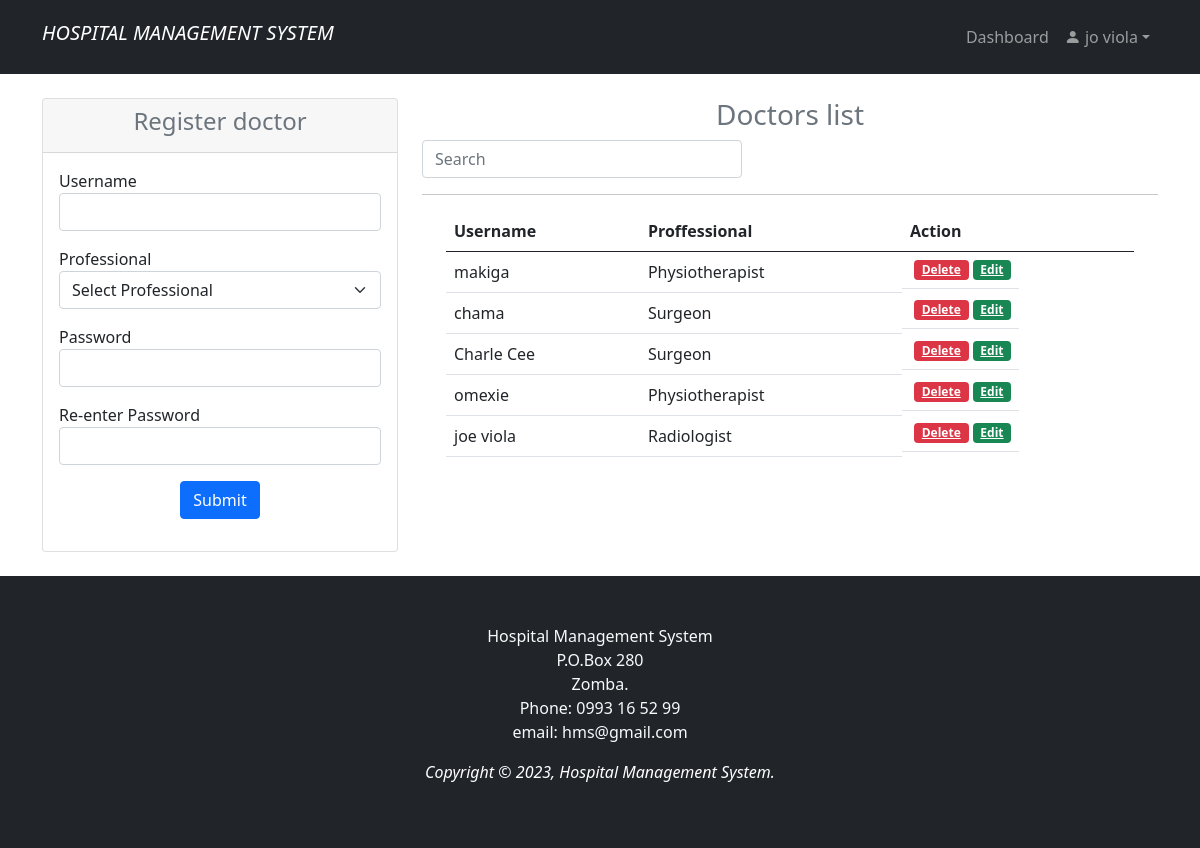
/doctor_reg.php (signed in), run on an earlier commit of the app's database.
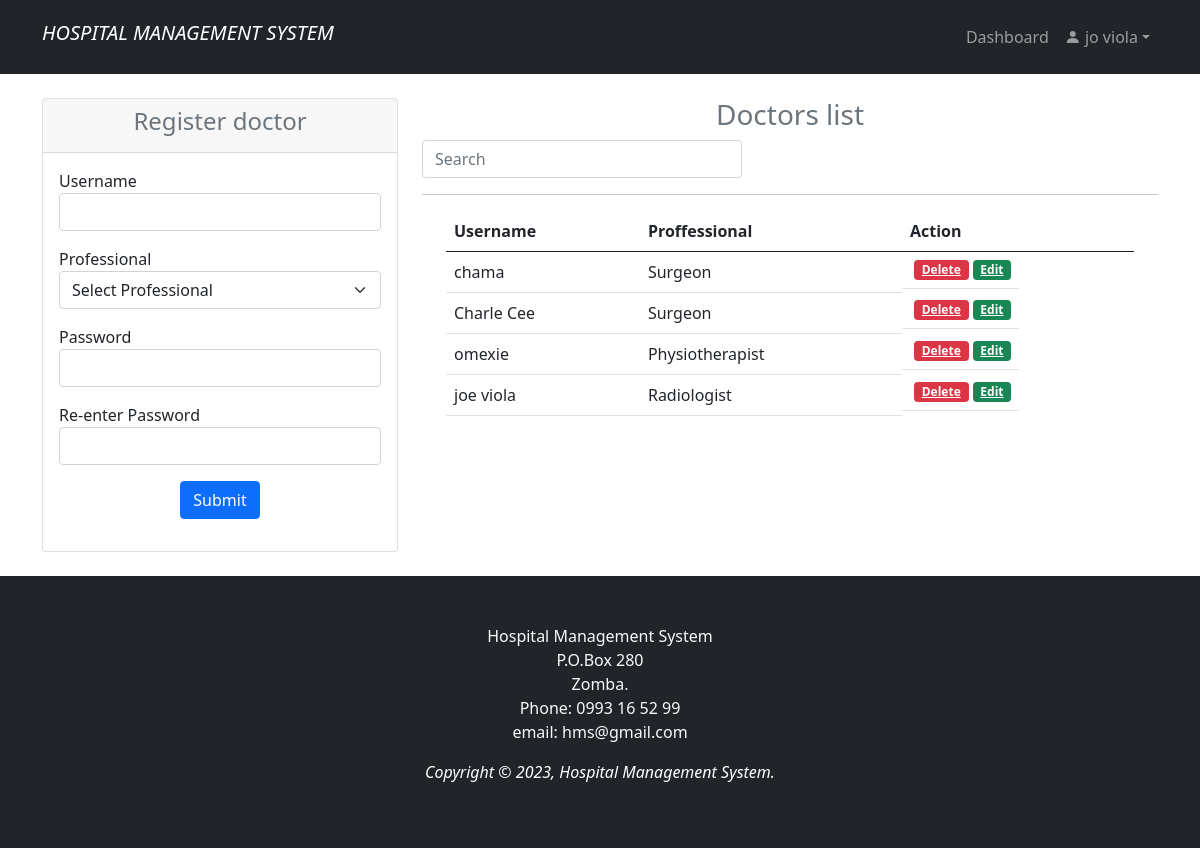
And on a later commit of the database.
### tables this page shows
CREATE TABLE `doctor` (
  `id` int(11) NOT NULL,
  `uname` varchar(100) NOT NULL,
  `prof` varchar(100) NOT NULL,
  `pwd` varchar(100) NOT NULL
);

### doctor_reg.php (the view, shortened to what the changed rows need)
<?php
    include 'doctor_regdb.php';
    if (isset($_SESSION['id']) && isset($_SESSION['uname'])){
?>
<!doctype html>
<html lang="en">
    <head>
        <link rel="stylesheet" href="https://cdn.jsdelivr.net/npm/bootstrap-icons@1.3.0/font/bootstrap-icons.css">
        <link rel="stylesheet" href="style.css"/>
        <link rel="stylesheet" href="bootstrap-5.0.0/css/bootstrap.min.css"/>
    </head>
    <body>
     <?php
            include "anavbar.php";
        ?>
<section class="p-4 bg-white">
        <div class="container">
            <div class="row">
                <div class="col-md-8">
                <?php
                    $sql = "SELECT * FROM doctor ORDER BY id DESC";
                    $result = $mysqli->query($sql);
                ?>
                <div class="container" style="overflow:auto">
                            <table class="table table-hover">
                                <thead>
                                    <tr>
                                        <th>Username</th>
                                        <th>Proffessional</th>
                                        <th>Action</th>
                                    </tr>
                                </thead>
                                <tbody id = "myTable">
                                <?php while($row = $result->fetch_assoc()) { ?>
                                <tr>
                                    <td><?= $row['uname']; ?></td>
                                    <td><?= $row['prof']; ?></td>
                                    <td class="btn-group btn-group-justified">
                                         <a href="doctor_regdb.php?delete=<?php echo $row['id']; ?>" class="badge bg-danger mx-1"
                                         onclick="return confirm('This will be deleted completely?');">Delete</a>
                                        <a href="doctor_reg.php?edit=<?php echo $row['id']; ?>" class="badge bg-success">Edit</a>
                                    </td>
                                </tr>
                            <?php }?>
                            </tbody>
                        </table>
            </div>
         </div>
    </section>
        <?php
            include "footer.php";
        ?>
    </body>
</html>
<?php
    }else {
        header("Location: home.php");
        exit();
    }
?>

What changed in the data, as far as the page shows it:
removed doctor: uname "makiga", prof "Physiotherapist"
